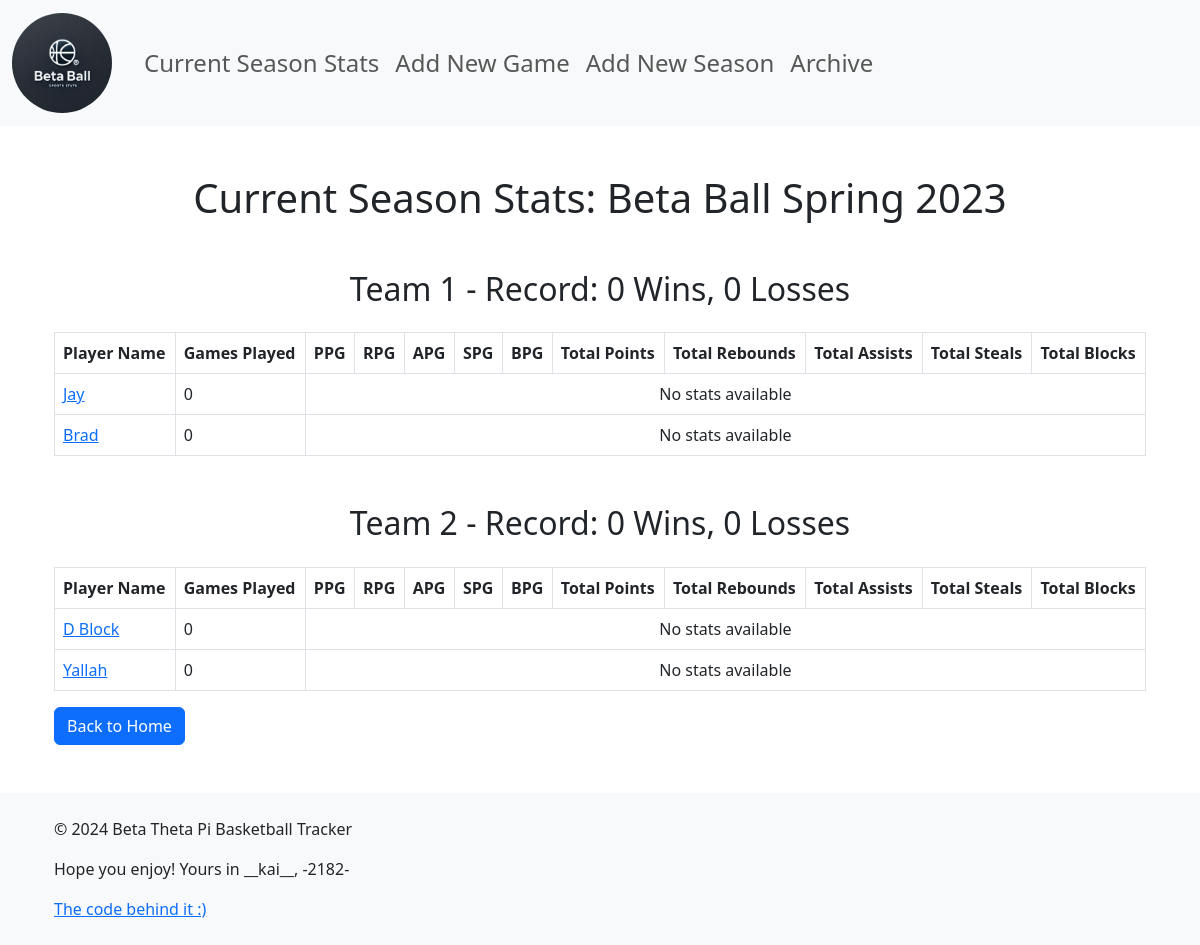
/current-season, run on an earlier commit of the app's database.
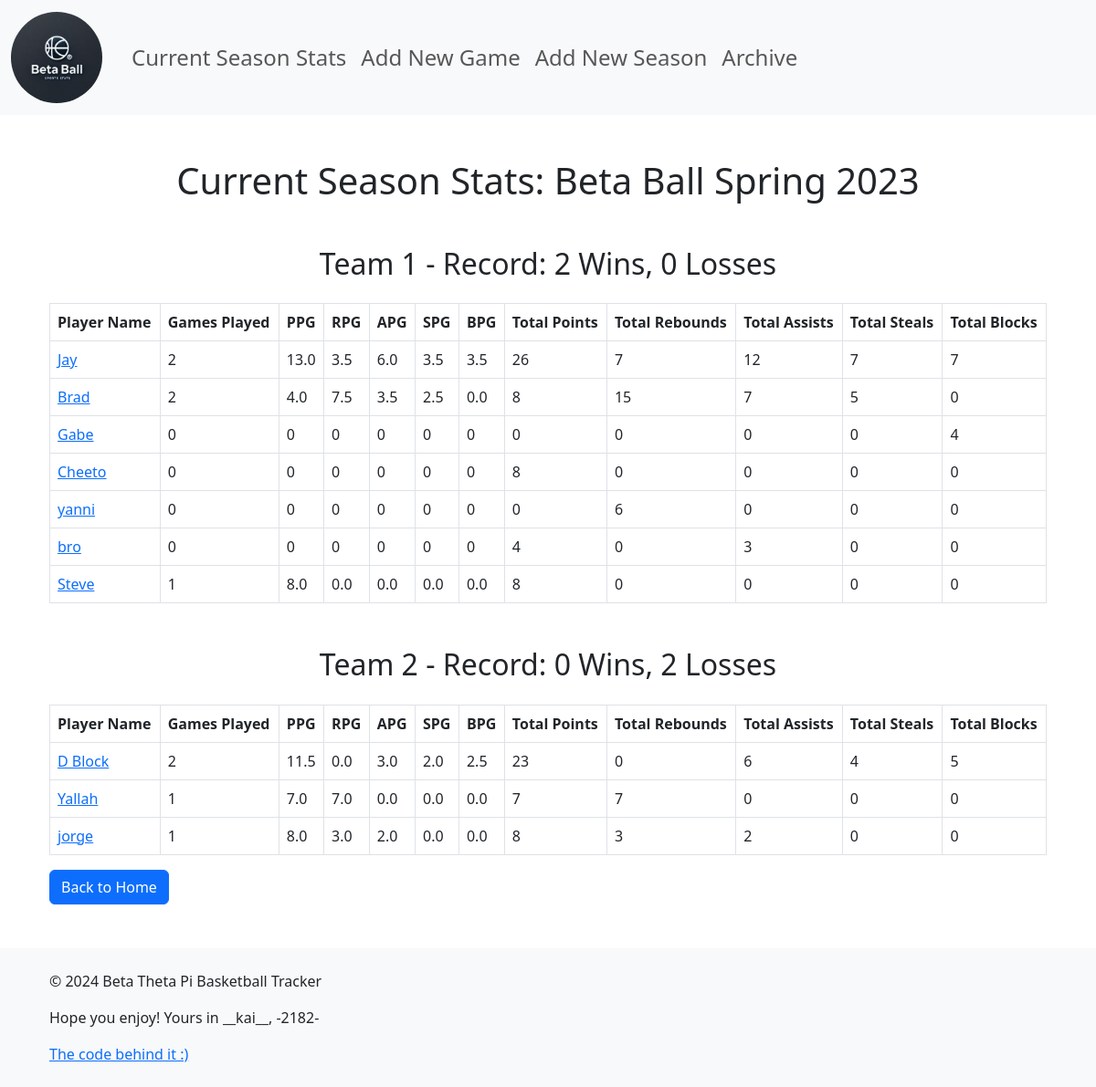
And on a later commit of the database.
### server.py (models this page shows)
class Team(db.Model):
    id = db.Column(db.Integer, primary_key=True)
    name = db.Column(db.String(100), nullable=False)
    season_id = db.Column(db.Integer, db.ForeignKey('season.id'), nullable=False)
    wins = db.Column(db.Integer, default=0)
    losses = db.Column(db.Integer, default=0)
    players = db.relationship('Player', backref='team', lazy=True)

class Player(db.Model):
    id = db.Column(db.Integer, primary_key=True)
    name = db.Column(db.String(100), nullable=False)
    team_id = db.Column(db.Integer, db.ForeignKey('team.id'), nullable=False)
    games_played = db.Column(db.Integer, default=0)
    stats = db.relationship('Stat', backref='player', lazy=True)

class Stat(db.Model):
    id = db.Column(db.Integer, primary_key=True)
    points = db.Column(db.Integer, default=0)
    rebounds = db.Column(db.Integer, default=0)
    assists = db.Column(db.Integer, default=0)
    blocks = db.Column(db.Integer, default=0)
    steals = db.Column(db.Integer, default=0)
    player_id = db.Column(db.Integer, db.ForeignKey('player.id'), nullable=False)

### server.py (the view)
@app.route('/current-season')
def current_season():
    current_season = Season.query.order_by(Season.start_date.desc()).first()
    return render_template('current_season.html', season=current_season)

### templates/current_season.html (shortened to what this page needs)
{% extends 'base.html' %}
{% block content %}
<div class="container mt-5">
    <h1 class="text-center">Current Season Stats: {{ season.name }}</h1>
    {% if season.teams %}
        {% for team in season.teams %}
        <div class="team-section mt-5">
            <h2 class="text-center">{{ team.name }} - Record: {{ team.wins }} Wins, {{ team.losses }} Losses</h2>
            {% if team.players %}
            <table class="table table-bordered table-hover mt-4">
                <thead class="thead-light">
                    <tr>
                        <th>Player Name</th>
                        <th>Games Played</th>
                        <th>PPG</th>
                        <th>RPG</th>
                        <th>APG</th>
                        <th>SPG</th>
                        <th>BPG</th>
                        <th>Total Points</th>
                        <th>Total Rebounds</th>
                        <th>Total Assists</th>
                        <th>Total Steals</th>
                        <th>Total Blocks</th>
                    </tr>
                </thead>
                <tbody>
                    {% for player in team.players %}
                    <tr>
                        <td><a href="{{ url_for('player', player_id=player.id) }}">{{ player.name }}</a></td>
                        <td>{{ player.games_played }}</td>
                        {% if player.stats %}
                        <td>{{ (player.stats[0].points / player.games_played) | round(2) if player.games_played > 0 else 0 }}</td>
                        <td>{{ (player.stats[0].rebounds / player.games_played) | round(2) if player.games_played > 0 else 0 }}</td>
                        <td>{{ (player.stats[0].assists / player.games_played) | round(2) if player.games_played > 0 else 0 }}</td>
                        <td>{{ (player.stats[0].steals / player.games_played) | round(2) if player.games_played > 0 else 0 }}</td>
                        <td>{{ (player.stats[0].blocks / player.games_played) | round(2) if player.games_played > 0 else 0 }}</td>
                        <td>{{ player.stats[0].points }}</td>
                        <td>{{ player.stats[0].rebounds }}</td>
                        <td>{{ player.stats[0].assists }}</td>
                        <td>{{ player.stats[0].steals }}</td>
                        <td>{{ player.stats[0].blocks }}</td>
                        {% else %}
                        <td colspan="12" class="text-center">No stats available</td>
                        {% endif %}
                    </tr>
                    {% endfor %}
                </tbody>
            </table>
            {% else %}
                <p>No players available for this team.</p>
            {% endif %}
        </div>
        {% endfor %}
    {% else %}
        <p>No teams have been added to this season yet.</p>
    {% endif %}
    <a href="{{ url_for('home') }}" class="btn btn-primary">Back to Home</a>
</div>
{% endblock %}

What changed in the data, as far as the page shows it:
changed Team "Team 1": wins "0" → "2"
changed Player "Jay": games_played "0" → "2"; games_played.points (not shown) → "13.0"; games_played.rebounds (not shown) → "3.5"; games_played.assists (not shown) → "6.0"; games_played.steals (not shown) → "3.5"; games_played.blocks (not shown) → "3.5"; points (not shown) → "26"; rebounds (not shown) → "7"; assists (not shown) → "12"; steals (not shown) → "7"; blocks (not shown) → "7"; no longer shows "No stats available"
changed Player "Brad": games_played "0" → "2"; games_played.points (not shown) → "4.0"; games_played.rebounds (not shown) → "7.5"; games_played.assists (not shown) → "3.5"; games_played.steals (not shown) → "2.5"; games_played.blocks (not shown) → "0.0"; points (not shown) → "8"; rebounds (not shown) → "15"; assists (not shown) → "7"; steals (not shown) → "5"; blocks (not shown) → "0"; no longer shows "No stats available"
added Player: name "Gabe", games_played "0", points "0", rebounds "0", assists "0", steals "0", blocks "4", shown under Team "Team 1"
added Player: name "Cheeto", games_played "0", points "8", rebounds "0", assists "0", steals "0", blocks "0", shown under Team "Team 1"
added Player: name "yanni", games_played "0", points "0", rebounds "6", assists "0", steals "0", blocks "0", shown under Team "Team 1"
added Player: name "bro", games_played "0", points "4", rebounds "0", assists "3", steals "0", blocks "0", shown under Team "Team 1"
added Player: name "Steve", games_played "1", games_played.points "8.0", games_played.rebounds "0.0", games_played.assists "0.0", games_played.steals "0.0", games_played.blocks "0.0", points "8", rebounds "0", assists "0", steals "0", blocks "0", shown under Team "Team 1"
changed Team "Team 2": losses "0" → "2"
changed Player "D Block": games_played "0" → "2"; games_played.points (not shown) → "11.5"; games_played.rebounds (not shown) → "0.0"; games_played.assists (not shown) → "3.0"; games_played.steals (not shown) → "2.0"; games_played.blocks (not shown) → "2.5"; points (not shown) → "23"; rebounds (not shown) → "0"; assists (not shown) → "6"; steals (not shown) → "4"; blocks (not shown) → "5"; no longer shows "No stats available"
changed Player "Yallah": games_played "0" → "1"; games_played.points (not shown) → "7.0"; games_played.rebounds (not shown) → "7.0"; games_played.assists (not shown) → "0.0"; games_played.steals (not shown) → "0.0"; games_played.blocks (not shown) → "0.0"; points (not shown) → "7"; rebounds (not shown) → "7"; assists (not shown) → "0"; steals (not shown) → "0"; blocks (not shown) → "0"; no longer shows "No stats available"
added Player: name "jorge", games_played "1", games_played.points "8.0", games_played.rebounds "3.0", games_played.assists "2.0", games_played.steals "0.0", games_played.blocks "0.0", points "8", rebounds "3", assists "2", steals "0", blocks "0", shown under Team "Team 2"
